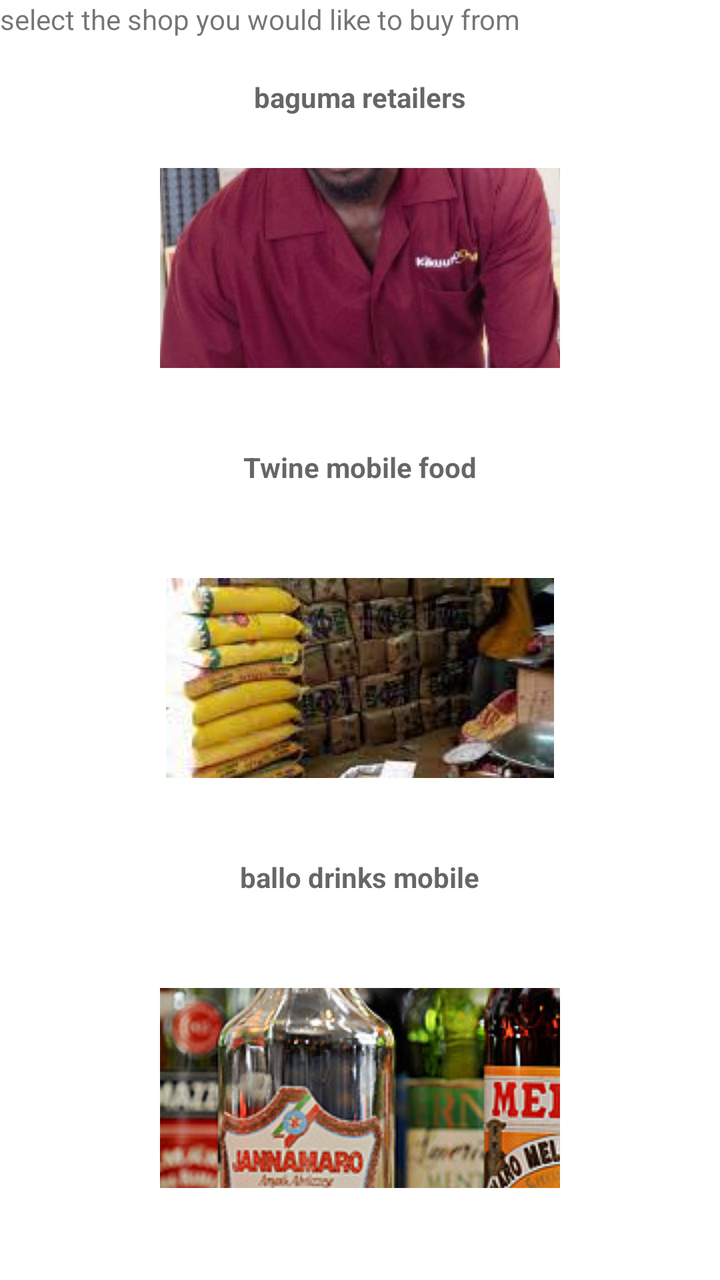
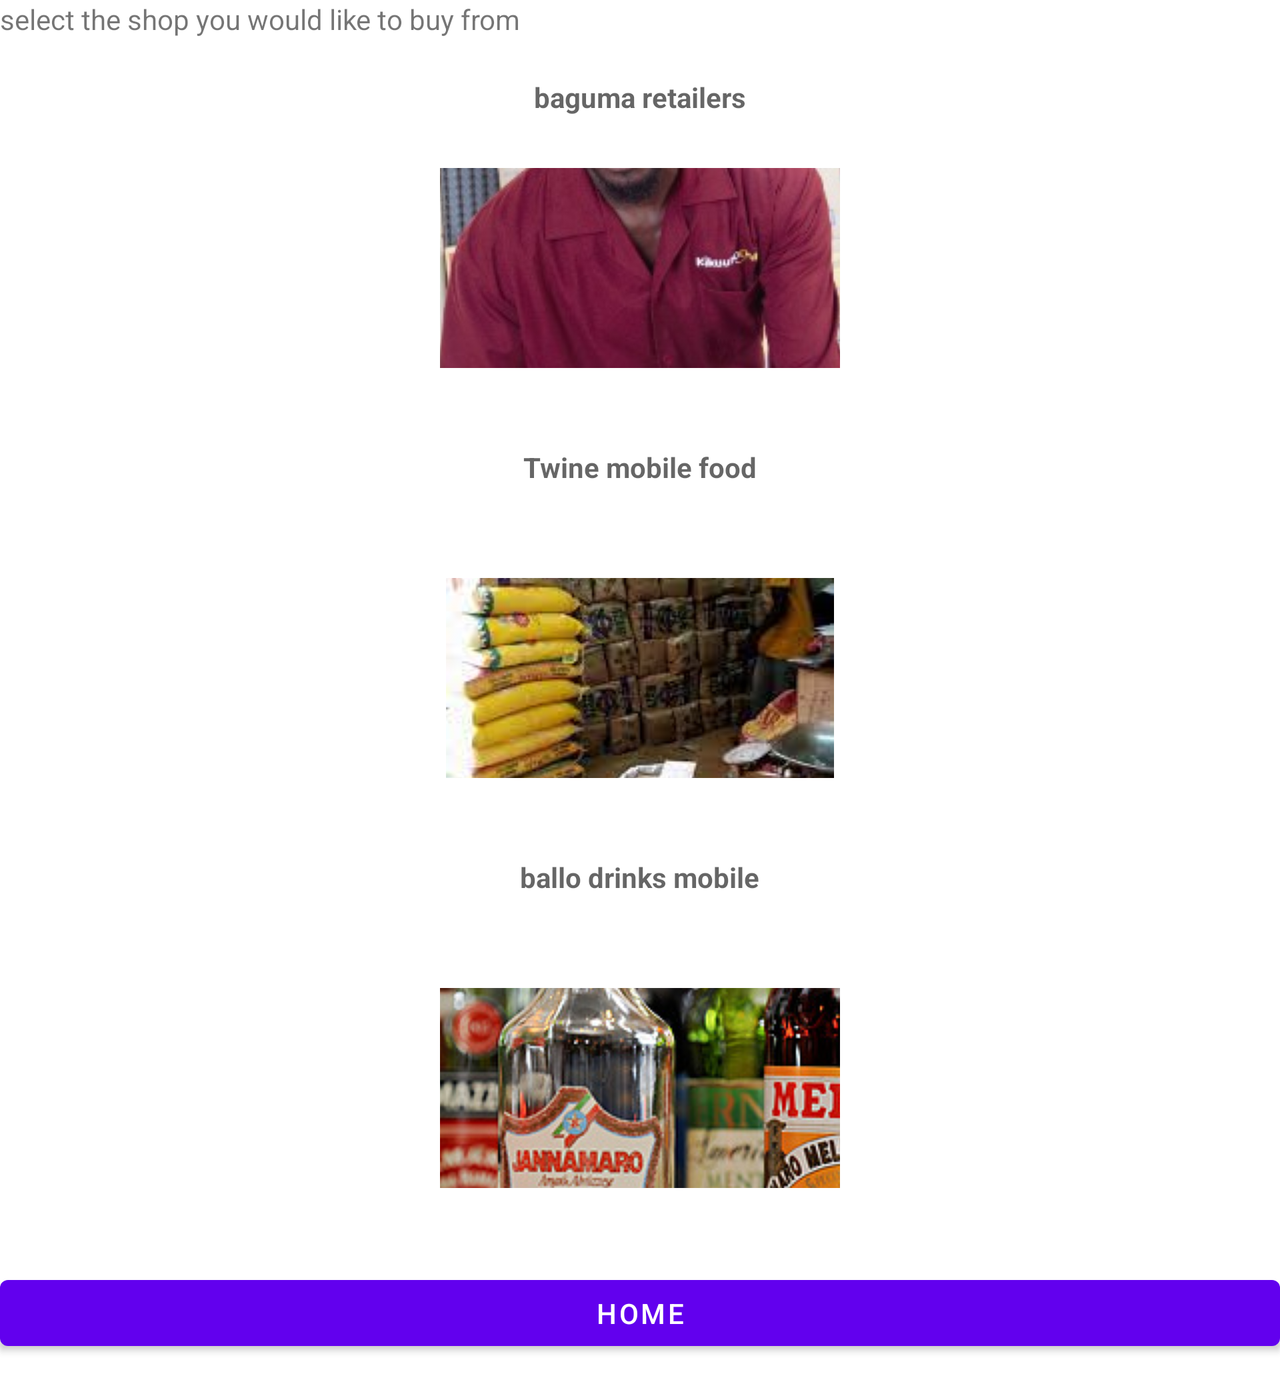

Compare how this app lays out the same screen by default and in its alternative resource folder. The renders come first, then the two layout files and the values they reference.
<!-- AndroidManifest.xml: application theme Theme.Buy_from_home -->
<!-- res/layout/activity_purchasing.xml -->
<?xml version="1.0" encoding="utf-8"?>
<RelativeLayout
    xmlns:android="http://schemas.android.com/apk/res/android"
    xmlns:app="http://schemas.android.com/apk/res-auto"
    xmlns:tools="http://schemas.android.com/tools"
    android:layout_width="match_parent"
    android:layout_height="match_parent"

    tools:context=".MainActivity">

    <TextView
        android:id="@+id/shop"
        android:layout_width="match_parent"
        android:layout_height="wrap_content"
        android:text="@string/shops"

        />


    <TextView
        android:id="@+id/data_analyst"
        android:layout_below="@id/shop"
        android:layout_centerHorizontal="true"
        android:layout_marginTop="20dp"
        android:layout_width="wrap_content"
        android:inputType="text"
        android:hint="baguma retailers"
        android:textStyle="bold"
        android:layout_height="45dp"/>
    <ImageButton
        android:id="@+id/select1"
        android:layout_below="@id/data_analyst"
        android:layout_marginBottom="40dp"
        android:layout_width="200dp"
        android:src="@drawable/project2"
        android:layout_centerHorizontal="true"
        android:layout_height="100dp"/>
    <TextView

        android:id="@+id/manager"
        android:layout_below="@id/select1"

        android:layout_marginBottom="20dp"
        android:layout_centerHorizontal="true"
        android:layout_width="wrap_content"
        android:inputType="text"
       android:textStyle="bold"
        android:hint="Twine mobile food"
        android:layout_height="45dp"/>
    


    <ImageButton
        android:id="@+id/select2"
        android:layout_below="@id/manager"
        android:layout_marginBottom="40dp"
         android:layout_centerHorizontal="true"
        android:layout_width="200dp"
        android:text="Select"
       android:src="@drawable/project4"
        android:layout_height="100dp"/>
    <TextView

        android:id="@+id/health_officer"
        android:layout_below="@id/select2"
         android:layout_centerHorizontal="true"
        android:layout_marginBottom="20dp"

        android:layout_width="wrap_content"
        android:inputType="text"

        android:hint="ballo drinks mobile"
        android:textStyle="bold"
        android:layout_height="45dp"/>

    <ImageButton
        android:id="@+id/select3"
        android:layout_below="@id/health_officer"
        android:layout_marginBottom="40dp"
        android:layout_centerHorizontal="true"
        android:layout_width="200dp"
        android:src="@drawable/drinks"
        android:text="Select"
        android:layout_height="100dp"/>
    <Button
        android:id="@+id/home"
        android:layout_below="@id/select3"
        android:layout_marginBottom="20dp"
        android:layout_centerHorizontal="true"
        android:layout_width="match_parent"
        android:text="Home"
        android:layout_height="45dp"/>

</RelativeLayout>
<!-- resources referenced by this layout -->
<resources>
  <!-- drawable drinks: jpg bitmap (drawable, 139417 bytes) -->
  <!-- drawable project2: jpg bitmap (drawable, 204835 bytes) -->
  <!-- drawable project4: jpg bitmap (drawable, 11457 bytes) -->
  <string name="shops">select the shop you would like to buy from</string>
  <style name="Theme.Buy_from_home" parent="Theme.MaterialComponents.DayNight.DarkActionBar">
          
          <item name="colorPrimary">@color/purple_500</item>
          <item name="colorPrimaryVariant">@color/purple_700</item>
          <item name="colorOnPrimary">@color/white</item>
          
          <item name="colorSecondary">@color/teal_200</item>
          <item name="colorSecondaryVariant">@color/teal_700</item>
          <item name="colorOnSecondary">@color/black</item>
          
          <item name="android:statusBarColor" tools:targetApi="l">?attr/colorPrimaryVariant</item>
          
      </style>
  <color name="purple_500">#FF6200EE</color>
  <color name="purple_700">#FF3700B3</color>
  <color name="white">#FFFFFFFF</color>
  <color name="teal_200">#FF03DAC5</color>
  <color name="teal_700">#FF018786</color>
  <color name="black">#E80F0F</color>
</resources>
<!-- res/layout-land/activity_purchasing.xml (the repository's variant of the layout above) -->
<!-- drawn on the phone turned sideways -->
<?xml version="1.0" encoding="utf-8"?>
<ScrollView  xmlns:android="http://schemas.android.com/apk/res/android"
    xmlns:app="http://schemas.android.com/apk/res-auto"
    xmlns:tools="http://schemas.android.com/tools"
    android:layout_width="match_parent"
    android:layout_height="match_parent"

    tools:context=".MainActivity">

<RelativeLayout
    xmlns:android="http://schemas.android.com/apk/res/android"
    xmlns:app="http://schemas.android.com/apk/res-auto"
    xmlns:tools="http://schemas.android.com/tools"
    android:layout_width="match_parent"
    android:layout_height="match_parent"

    tools:context=".MainActivity">

    <TextView
        android:id="@+id/shop"
        android:layout_width="match_parent"
        android:layout_height="wrap_content"
        android:text="@string/shops"

        />


    <TextView
        android:id="@+id/data_analyst"
        android:layout_below="@id/shop"
        android:layout_centerHorizontal="true"
        android:layout_marginTop="20dp"
        android:layout_width="wrap_content"
        android:inputType="text"
        android:hint="baguma retailers"
        android:textStyle="bold"
        android:layout_height="45dp"/>
    <ImageButton
        android:id="@+id/select1"
        android:layout_below="@id/data_analyst"
        android:layout_marginBottom="40dp"
        android:layout_width="200dp"
        android:src="@drawable/project2"
        android:layout_centerHorizontal="true"
        android:layout_height="100dp"/>
    <TextView

        android:id="@+id/manager"
        android:layout_below="@id/select1"

        android:layout_marginBottom="20dp"
        android:layout_centerHorizontal="true"
        android:layout_width="wrap_content"
        android:inputType="text"
       android:textStyle="bold"
        android:hint="Twine mobile food"
        android:layout_height="45dp"/>
    


    <ImageButton
        android:id="@+id/select2"
        android:layout_below="@id/manager"
        android:layout_marginBottom="40dp"
         android:layout_centerHorizontal="true"
        android:layout_width="200dp"
        android:text="Select"
       android:src="@drawable/project4"
        android:layout_height="100dp"/>
    <TextView

        android:id="@+id/health_officer"
        android:layout_below="@id/select2"
         android:layout_centerHorizontal="true"
        android:layout_marginBottom="20dp"

        android:layout_width="wrap_content"
        android:inputType="text"

        android:hint="ballo drinks mobile"
        android:textStyle="bold"
        android:layout_height="45dp"/>

    <ImageButton
        android:id="@+id/select3"
        android:layout_below="@id/health_officer"
        android:layout_marginBottom="40dp"
        android:layout_centerHorizontal="true"
        android:layout_width="200dp"
        android:src="@drawable/drinks"
        android:text="Select"
        android:layout_height="100dp"/>
    <Button
        android:id="@+id/home"
        android:layout_below="@id/select3"
        android:layout_marginBottom="20dp"
        android:layout_centerHorizontal="true"
        android:layout_width="match_parent"
        android:text="Home"
        android:layout_height="45dp"/>

</RelativeLayout>
</ScrollView>
